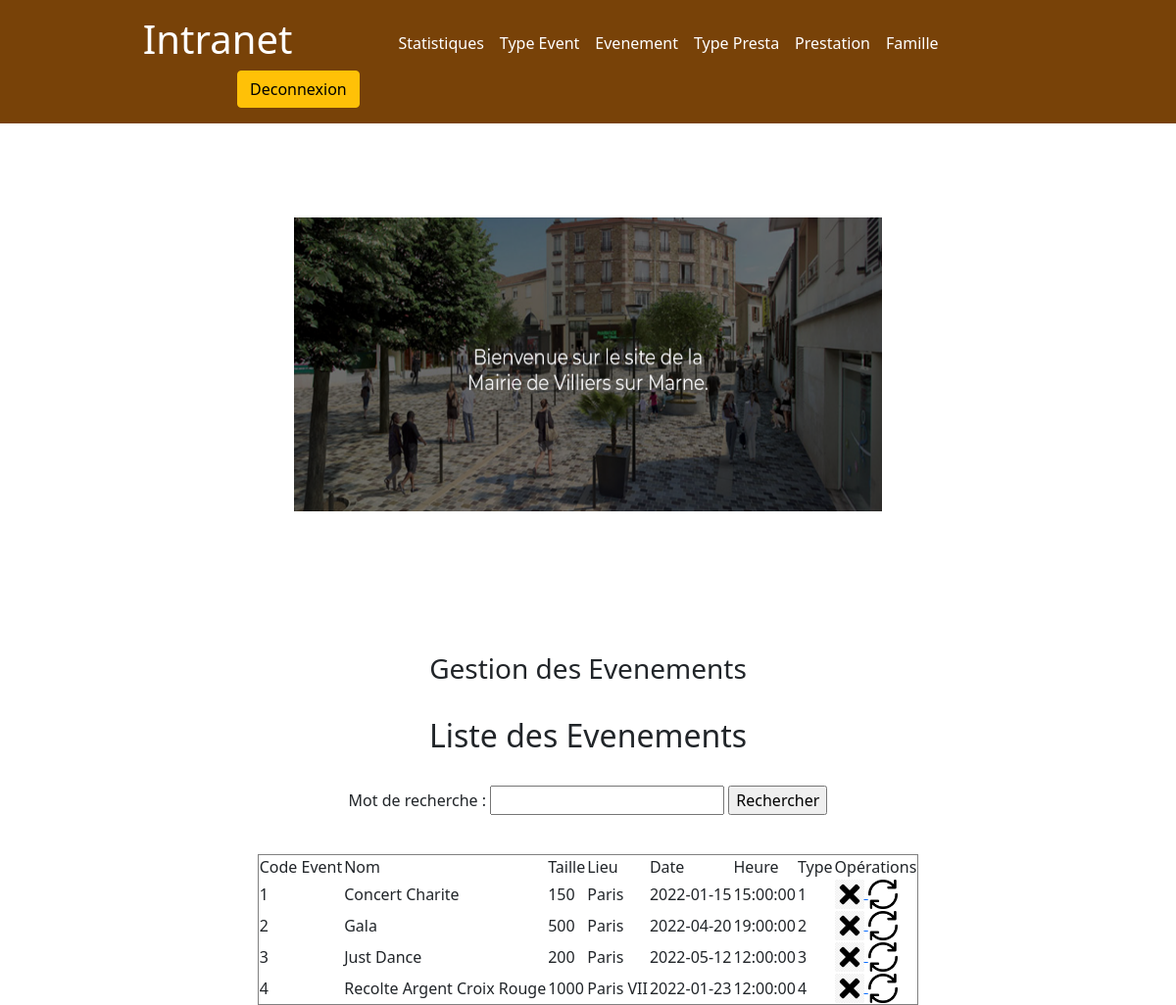
Screenshot of /Admin/index.php?page=2 (signed in) with the database file from the repository.
### tables this page shows
create table evenement(
	codeevent int not null auto_increment,
	nomevent varchar(30),
	tailleevent char(5),
	lieuevent varchar(35),
	dateevent date,
 	heureevent time,
 	codetypeevent int,
 	idfamille int,
	primary key (codeevent),
	foreign key (codetypeevent) references typeevent(codetypeevent),
	foreign key (idfamille) references famille(idfamille)
	on delete cascade
    on update cascade
);

### Admin/controleur/config_db.php (called while the page is built)
<?php
	$serveur = "172.20.111.103";
	$bdd ="Villierbdd";
	$user ="darren";
	$mdp ="darren";
?>

### Admin/controleur/controleur.class.php (called while the page is built, shortened)
<?php
	require_once ("modele/modele.class.php");
	class Controleur
	{
		private $unModele ;
		public function __construct ($serveur, $bdd, $user, $mdp){
			$this->unModele= new Modele($serveur, $bdd, $user, $mdp);
		}
		public function selectAll ($chaine = "*")
		{
			return $this->unModele->selectAll($chaine);
		}
		public function setTable ($uneTable)
		{
			$this->unModele->setTable ($uneTable);
		}
	}
?>

### Admin/modele/modele.class.php (called while the page is built, shortened)
<?php
	class Modele
	{
		private $pdo;
		private $uneTable ;
		public function    __construct ($serveur, $bdd, $user, $mdp){
			$this->pdo = null;
			try{
$this->pdo = new PDO("mysql:host=".$serveur.";dbname=".$bdd,$user, $mdp);
			}
			catch (PDOException $exp)
			{
				echo "Erreur de connexion au SGBD";
			}
		}
		public function setTable ($uneTable)
		{
			$this->uneTable =$uneTable;
		}
		public function selectAll ($chaine)
		{
		$requete = "select ".$chaine." from  ".$this->uneTable;
			$select = $this->pdo->prepare ($requete);
			$select->execute();
			return $select->fetchAll ();
		}
	}
?>

### Admin/vue/vue_select_all_evenements.php (the view)
<form method="post" action="">
	Mot de recherche : <input type="text" name="mot">
	<input type="submit" name="Rechercher" value="Rechercher">
</form>
<br/>
<table border ="1">
	<tr>
		<td> Code Event </td>
		<td> Nom  </td>
		<td> Taille </td>
		<td> Lieu </td>
		<td> Date </td>
		<td> Heure </td>
		<td> Type </td>
		<td> Opérations </td>
	</tr>
	<center>
	<?php
	foreach ($lesEvenements as $unEvent) {
		echo " <tr>
			<td> ".$unEvent['codeevent']."</td>
			<td> ".$unEvent['nomevent']."</td>
			<td> ".$unEvent['tailleevent']."</td>
			<td> ".$unEvent['lieuevent']."</td>
			<td> ".$unEvent['dateevent']."</td>
			<td> ".$unEvent['heureevent']."</td>
			<td> ".$unEvent['codetypeevent']."</td>";
			if(isset($_SESSION['email']))
			{
			echo"
			<td>
			<a href='index.php?page=2&action=sup&codeevent=".$unEvent['codeevent']."'>
				<img src ='images/delete.png' height='30' width='30'> </a>
			<a href='index.php?page=2&action=edit&codeevent=".$unEvent['codeevent']."'>
				<img src ='images/update.png' height='30' width='30'> </a>
			</td>";
			}
		echo "</tr>";
	}
	?>
	</center>
</table>

### rows the page displays
evenement: codeevent "1", nomevent "Concert Charite", tailleevent "150", lieuevent "Paris", dateevent "2022-01-15", heureevent "15:00:00", codetypeevent "1"
evenement: codeevent "2", nomevent "Gala", tailleevent "500", lieuevent "Paris", dateevent "2022-04-20", heureevent "19:00:00", codetypeevent "2"
evenement: codeevent "3", nomevent "Just Dance", tailleevent "200", lieuevent "Paris", dateevent "2022-05-12", heureevent "12:00:00", codetypeevent "3"
evenement: codeevent "4", nomevent "Recolte Argent Croix Rouge", tailleevent "1000", lieuevent "Paris VII", dateevent "2022-01-23", heureevent "12:00:00", codetypeevent "4"
